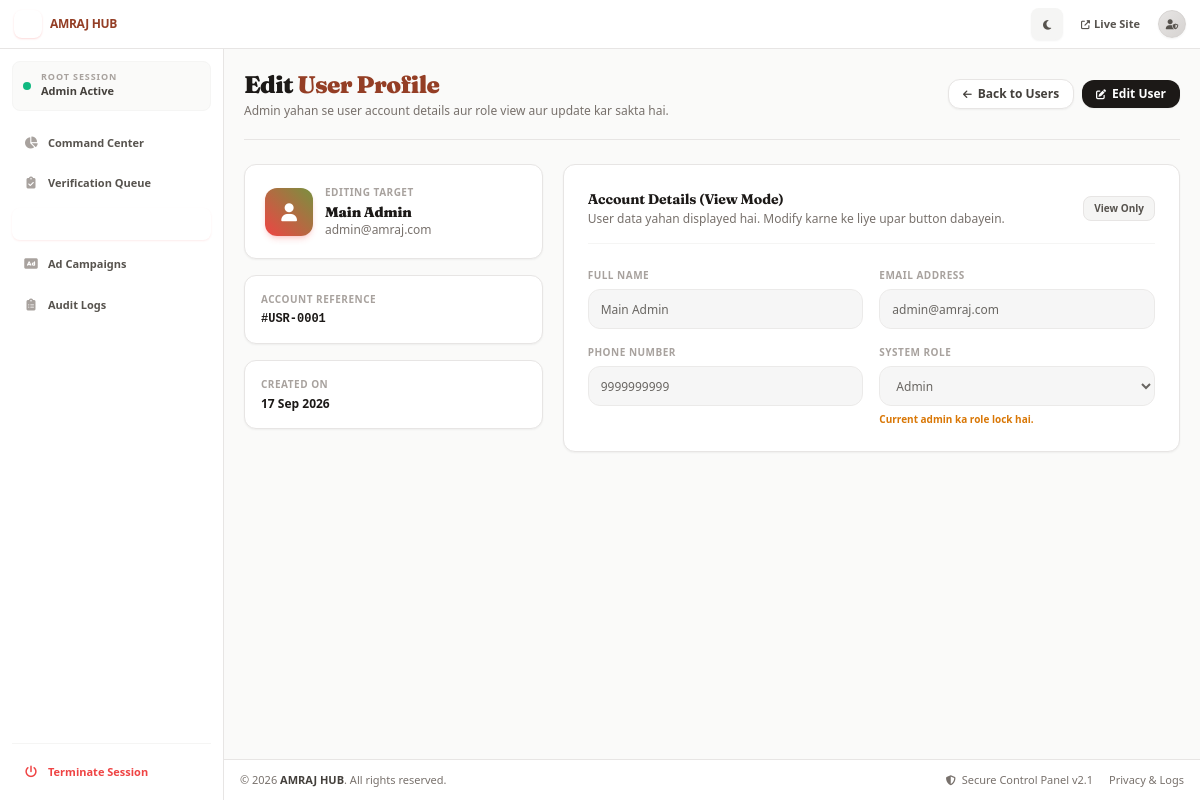
Page /frontend/admin/edit-user.php?id=1 (signed in) on the committed database.
### tables this page shows
CREATE TABLE IF NOT EXISTS `users` (
    `id` INT AUTO_INCREMENT PRIMARY KEY,
    `name` VARCHAR(100) NOT NULL,
    `email` VARCHAR(100) NOT NULL UNIQUE,
    `phone` VARCHAR(15) NOT NULL UNIQUE,
    `password` VARCHAR(255) NOT NULL,
    `role` ENUM('admin', 'owner', 'user') DEFAULT 'user',
    `is_blocked` TINYINT(1) NOT NULL DEFAULT 0,
    `created_at` TIMESTAMP DEFAULT CURRENT_TIMESTAMP
);

### frontend/admin/edit-user.php (the view, shortened to what this page needs)
<?php
require_once 'layout.php';
$user_id = isset($_GET['id']) ? (int) $_GET['id'] : 0;
$stmt = $conn->prepare("SELECT id, name, email, phone, role, created_at FROM users WHERE id = ? LIMIT 1");
$stmt->bind_param("i", $user_id);
$stmt->execute();
$user = $stmt->get_result()->fetch_assoc();
?>
<div class="space-y-6 animate-fade-in">
    <div class="flex flex-col sm:flex-row sm:items-center justify-between gap-3 border-b border-stone-200 dark:border-stone-800 pb-5">
        <div>
            <h1 class="text-xl sm:text-2xl font-black tracking-tight text-stone-900 dark:text-white">
                Edit <span class="text-terracotta-700 dark:text-terracotta-400">User Profile</span>
            </h1>
            <p class="text-xs text-stone-500 dark:text-stone-400 mt-0.5">Admin yahan se user account details aur role view aur update kar sakta hai.</p>
        </div>
        <div class="flex items-center gap-2">
            <a href="manage-users.php" class="inline-flex items-center gap-1.5 px-3.5 py-1.5 rounded-xl border border-stone-200 dark:border-stone-700 bg-white dark:bg-stone-800 text-xs font-bold text-stone-700 dark:text-stone-300 shadow-sm hover:bg-stone-50 dark:hover:bg-stone-700 transition-colors">
                <i class="fas fa-arrow-left text-[10px]"></i> Back to Users
            </a>
            <button type="button" id="enableEditBtn" onclick="toggleEditMode(true)" class="inline-flex items-center gap-1.5 px-3.5 py-1.5 rounded-xl bg-stone-900 dark:bg-stone-100 text-white dark:text-stone-950 text-xs font-bold hover:opacity-95 transition-all shadow-sm">
                <i class="fas fa-pen-to-square text-[10px]"></i> Edit User
            </button>
        </div>
    </div>
    <div class="grid grid-cols-1 lg:grid-cols-3 gap-5">
        <div class="lg:col-span-1 space-y-4">
            <div class="p-5 rounded-xl border border-stone-200 dark:border-stone-800 bg-white dark:bg-stone-900 shadow-sm">
                <div class="flex items-center gap-3">
                    <div class="h-12 w-12 rounded-xl bg-gradient-to-tr from-red-500 to-olive-500 flex items-center justify-center text-white font-bold shadow-md shadow-red-500/20 shrink-0">
                        <i class="fas fa-user text-lg"></i>
                    </div>
                    <div class="overflow-hidden">
                        <p class="text-[10px] uppercase tracking-wider text-stone-400 dark:text-stone-500 font-bold">Editing Target</p>
                        <h2 class="text-sm font-black text-stone-900 dark:text-white truncate mt-0.5"><?php echo htmlspecialchars($user['name']); ?></h2>
                        <p class="text-xs text-stone-500 dark:text-stone-400 truncate"><?php echo htmlspecialchars($user['email']); ?></p>
                    </div>
                </div>
            </div>
            <div class="p-4 rounded-xl border border-stone-200 dark:border-stone-800 bg-white dark:bg-stone-900 shadow-sm">
                <p class="text-[10px] uppercase tracking-wider text-stone-400 dark:text-stone-500 font-bold">Account Reference</p>
                <p class="mt-1 text-xs font-mono font-bold text-stone-900 dark:text-white">#USR-<?php echo str_pad((string)$user['id'], 4, '0', STR_PAD_LEFT); ?></p>
            </div>
            <div class="p-4 rounded-xl border border-stone-200 dark:border-stone-800 bg-white dark:bg-stone-900 shadow-sm">
                <p class="text-[10px] uppercase tracking-wider text-stone-400 dark:text-stone-500 font-bold">Created On</p>
                <p class="mt-1 text-xs font-bold text-stone-900 dark:text-white"><?php echo date('d M Y', strtotime($user['created_at'])); ?></p>
            </div>
        </div>
        <div class="lg:col-span-2">
            <form method="POST" id="userForm" class="p-5 sm:p-6 rounded-xl border border-stone-200 dark:border-stone-800 bg-white dark:bg-stone-900 shadow-sm space-y-6">
                <div class="border-b border-stone-100 dark:border-stone-800 pb-4 flex items-center justify-between">
                    <div>
                        <h3 class="text-sm font-bold text-stone-900 dark:text-white" id="formTitleText">Account Details (View Mode)</h3>
                        <p class="text-xs text-stone-500 dark:text-stone-400 mt-0.5" id="formDescText">User data yahan displayed hai. Modify karne ke liye upar button dabayein.</p>
                    </div>
                    <span id="modeBadge" class="inline-flex items-center px-2.5 py-1 text-[10px] font-bold rounded-lg bg-stone-100 dark:bg-stone-800 text-stone-600 dark:text-stone-400 border border-stone-200 dark:border-stone-700">
                        View Only
                    </span>
                </div>
                <div class="grid grid-cols-1 sm:grid-cols-2 gap-4">
                    <label class="space-y-1.5 block">
                        <span class="block text-[10px] uppercase tracking-wider font-bold text-stone-400 dark:text-stone-500">Full Name</span>
                        <input type="text" name="name" id="inputName" value="<?php echo htmlspecialchars($user['name']); ?>" disabled class="user-input w-full h-10 px-3 rounded-xl bg-stone-100 dark:bg-stone-800/40 border border-stone-200 dark:border-stone-700 text-xs text-stone-700 dark:text-stone-300 disabled:opacity-80 disabled:cursor-not-allowed focus:outline-none focus:border-red-500 transition-colors">
                    </label>
                    <label class="space-y-1.5 block">
                        <span class="block text-[10px] uppercase tracking-wider font-bold text-stone-400 dark:text-stone-500">Email Address</span>
                        <input type="email" name="email" id="inputEmail" value="<?php echo htmlspecialchars($user['email']); ?>" disabled class="user-input w-full h-10 px-3 rounded-xl bg-stone-100 dark:bg-stone-800/40 border border-stone-200 dark:border-stone-700 text-xs text-stone-700 dark:text-stone-300 disabled:opacity-80 disabled:cursor-not-allowed focus:outline-none focus:border-red-500 transition-colors">
                    </label>
                    <label class="space-y-1.5 block">
                        <span class="block text-[10px] uppercase tracking-wider font-bold text-stone-400 dark:text-stone-500">Phone Number</span>
                        <input type="text" name="phone" id="inputPhone" value="<?php echo htmlspecialchars($user['phone']); ?>" disabled class="user-input w-full h-10 px-3 rounded-xl bg-stone-100 dark:bg-stone-800/40 border border-stone-200 dark:border-stone-700 text-xs text-stone-700 dark:text-stone-300 disabled:opacity-80 disabled:cursor-not-allowed focus:outline-none focus:border-red-500 transition-colors">
                    </label>
                    <label class="space-y-1.5 block">
                        <span class="block text-[10px] uppercase tracking-wider font-bold text-stone-400 dark:text-stone-500">System Role</span>
                        <select name="role" id="inputRole" disabled <?php echo $user['id'] == $_SESSION['user_id'] ? 'disabled' : ''; ?> class="user-input w-full h-10 px-3 rounded-xl bg-stone-100 dark:bg-stone-800/40 border border-stone-200 dark:border-stone-700 text-xs text-stone-700 dark:text-stone-300 disabled:opacity-80 disabled:cursor-not-allowed focus:outline-none focus:border-red-500 transition-colors">
                            <option value="admin" <?php echo $user['role'] === 'admin' ? 'selected' : ''; ?>>Admin</option>
                        </select>
                        <?php if ($user['id'] == $_SESSION['user_id']): ?>
                            <p class="text-[10px] text-amber-600 dark:text-amber-400 font-bold mt-1">Current admin ka role lock hai.</p>
                        <?php endif; ?>
                    </label>
                </div>
            </form>
        </div>
    </div>
</div>

### frontend/assets/css/style.css (style rules this page uses)
:root { --amraj-font-sans: 'Inter', ui-sans-serif, system-ui, -apple-system, sans-serif; --amraj-font-serif: 'Fraunces', ui-serif, Georgia, serif; --amraj-weight-body: 400; --amraj-weight-heading: 500; --amraj-weight-label: 600; --amraj-space-section-y: 4rem; --amraj-space-card-p: 1.5rem; --amraj-radius-card: 0.5rem; --amraj-radius-pill: 999px; --amraj-shadow-card: 0 1px 2px rgba(36, 31, 24, 0.06), 0 1px 0 rgba(36, 31, 24, 0.05); --amraj-shadow-card-hover: 0 6px 20px -8px rgba(181, 80, 47, 0.18); --amraj-brand-terracotta: #b5502f; --amraj-brand-olive: #5c6b3f; --amraj-ink: #241f18; --amraj-paper: #f6f1e7; }
html { font-family: var(--amraj-font-sans); }
body { font-weight: var(--amraj-weight-body); }
h1, h2, h3, h4, h5, h6 { font-family: var(--amraj-font-serif); font-weight: var(--amraj-weight-heading); letter-spacing: -0.01em; }

### rows in the picture
users: name "Main Admin", email "admin@amraj.com", id "0001", created_at "17 Sep 2026", phone "9999999999", role "Admin"
